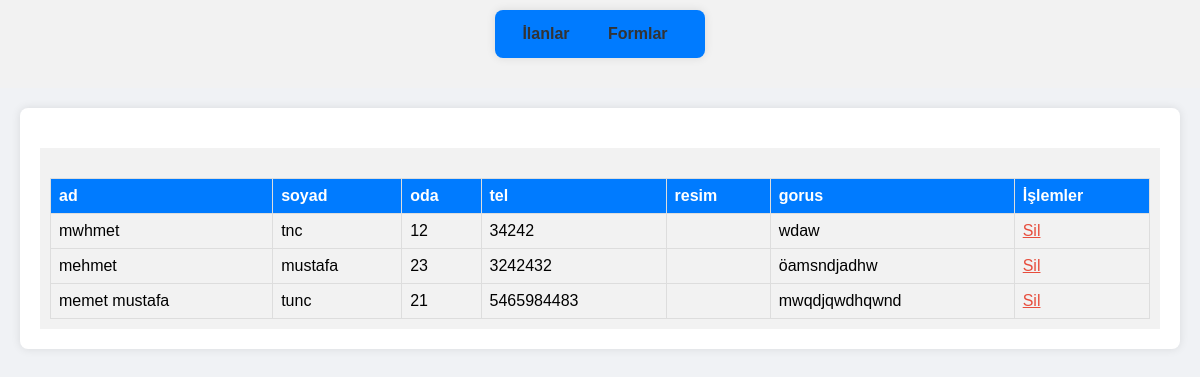
The page /ss/html/form.php on the database its author committed.
### tables this page shows
CREATE TABLE `ev2` (
  `id` int(11) NOT NULL,
  `ad` varchar(255) NOT NULL,
  `soyad` varchar(255) NOT NULL,
  `oda` varchar(255) NOT NULL,
  `tel` bigint(255) NOT NULL,
  `resim` varchar(255) NOT NULL,
  `gorus` varchar(255) NOT NULL
);

### ss/html/form.php (the view, shortened to what this page needs)
<?php
include 'db.php';
$query = "SELECT * FROM ev2";
$result = mysqli_query($conn, $query);
?>
<!DOCTYPE html>
<html lang="en">
<head>
    <link rel="stylesheet" href="../styles/form.css">
    <link rel="stylesheet" href="../styles/nav.css">
    <link rel="stylesheet" href="../styles/navbar.css">
</head>
<body>
<nav class="row"> <div class="title-container">
            <a href="admin.php">İlanlar</a>
            <a href="form.php">Formlar</a></div>
        </nav>
    <div class="ilan">
        <main class="row">
            <table border="" style="width:100%">
                <tr>
                    <th>ad</th>
                    <th>soyad</th>
                    <th>oda</th>
                    <th>tel </th>
                    <th>resim</th>
                    <th>gorus</th>
                    <th>İşlemler</th>
                </tr>
                <?php
                while ($row = mysqli_fetch_assoc($result)) {
                    echo "<tr>";
                    echo "<td>" . $row['ad'] . "</td>";
                    echo "<td>" . $row['soyad'] . "</td>";
                    echo "<td>" . $row['oda'] . "</td>";
                    echo "<td>" . $row['tel'] . "</td>";
                    echo "<td><img src='" . $row['resim'] . "' style='max-width: 100px; max-height: 100px;'></td>";
                    echo "<td>" . $row['gorus'] . "</td>";
                    echo "<td><a class='delete-link' href='?sil=" . $row['id'] . "'>Sil</a></td>";
                    echo "</tr>";
                }
                ?>
            </table>
        </main>
    </div>
</body>
</html>

### ss/styles/form.css (style rules this page uses)
body { font-family: Arial, sans-serif; background-color: #f4f4f4; margin: 0; padding: 0; }
.ilan { margin: 20px; }
.row { display: flex; justify-content: center; }
table { border-collapse: collapse; width: 100%; margin-top: 20px; }
th, td { border: 1px solid #ddd; padding: 8px; text-align: left; }
th { background-color: #007BFF; color: #fff; }
td { vertical-align: middle; }
.delete-link { color: #e74c3c; text-decoration: underline; cursor: pointer; }

### ss/styles/nav.css (style rules this page uses)
.row { display: flex; justify-content: space-around; background-color: #f2f2f2; padding: 10px; }
nav a { text-decoration: none; color: #333; font-weight: bold; padding: 8px 12px; border-radius: 5px; transition: background-color 0.3s ease; }
.title-container { background-color: #007BFF; color: #fff; padding: 15px; text-align: center; }

### ss/styles/navbar.css (style rules this page uses)
body { font-family: Arial, sans-serif; background-color: #f0f2f5; margin: 0; padding: 0; }
main { margin-top: 20px; }
div { background-color: #ffff; padding: 20px; border-radius: 8px; box-shadow: 0 0 10px rgba(0, 0, 0, 0.1); margin-bottom: 20px; }
a { color: #343a40; text-decoration: none; margin-right: 10px; }

### rows shown on the page
ev2: ad "mwhmet", soyad "tnc", oda "12", tel "34242", gorus "wdaw"
ev2: ad "mehmet", soyad "mustafa", oda "23", tel "3242432", gorus "öamsndjadhw"
ev2: ad "memet mustafa", soyad "tunc", oda "21", tel "5465984483", gorus "mwqdjqwdhqwnd"
